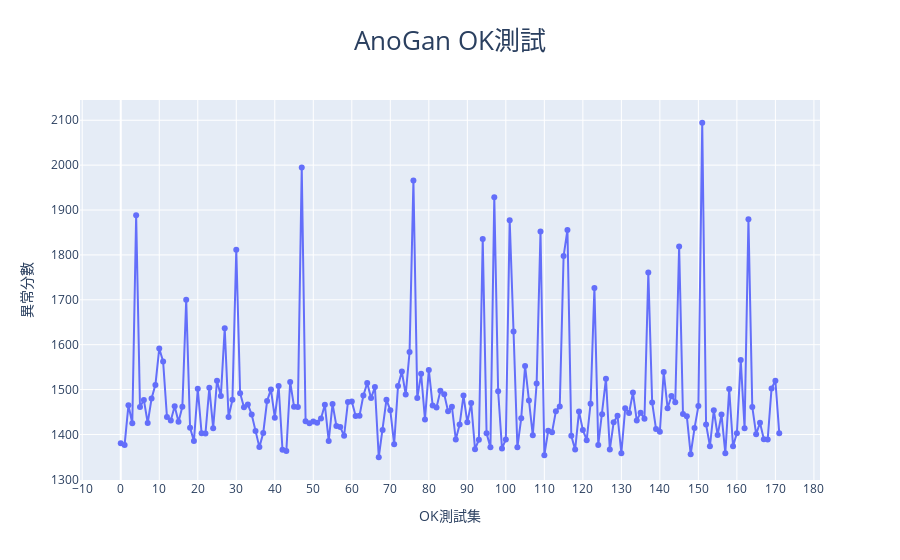

Here is the notebook cell this chart was saved with:
### Code cell
fig = go.Figure()
fig.add_trace(go.Scatter(x=df_test.index, y=df_train['score'], \
            name = 'score',mode='lines+markers+text', \
            hovertemplate='<b>%{x}</b> Test<br><b>%{y:.2f}</b> 異常分數<extra></extra>'))
fig.update_layout(
    title_text='AnoGan OK測試',
    title_font_size=26,
    title_x=0.5,
    xaxis_title="OK測試集",
    xaxis_tickmode="linear",
    xaxis_dtick="10",
    yaxis_title="異常分數",
    legend_title_text="無NG模型"
)

### Figure 1 — Plotly figure (JSON) as saved in the notebook; plotly's stock layout.template omitted (floating-point values rounded to 4 significant figures; data arrays with more than 128 entries replaced by an {"elided": "..."} marker saying what was removed)
{"data": [{"hovertemplate": "<b>%{x}</b> Test<br><b>%{y:.2f}</b> 異常分數<extra></extra>", "mode": "lines+markers+text", "name": "score", "type": "scatter", "x": {"elided": "172 int values"}, "y": {"elided": "172 float values"}}], "layout": {"legend": {"title": {"text": "無NG模型"}}, "title": {"font": {"size": 26}, "text": "AnoGan OK測試", "x": 0.5}, "xaxis": {"dtick": "10", "tickmode": "linear", "title": {"text": "OK測試集"}}, "yaxis": {"title": {"text": "異常分數"}}}}
